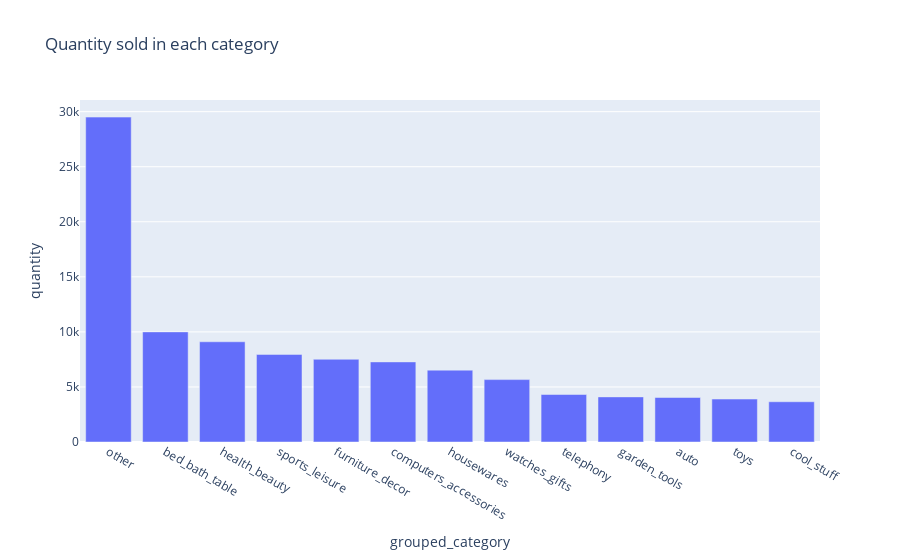

The notebook cell this image was saved under:
### Code cell
quant_by_cat = _read_sql("cat_by_quantity_view")
fig = px.bar(quant_by_cat, x="grouped_category", y="quantity", title="Quantity sold in each category")
fig.show()

### Figure 1 — Plotly figure (JSON) as saved in the notebook; plotly's stock layout.template omitted (floating-point values rounded to 4 significant figures)
{"data": [{"hovertemplate": "grouped_category=%{x}<br>quantity=%{y}<extra></extra>", "legendgroup": "", "marker": {"color": "#636efa", "pattern": {"shape": ""}}, "name": "", "orientation": "v", "showlegend": false, "textposition": "auto", "type": "bar", "x": ["other", "bed_bath_table", "health_beauty", "sports_leisure", "furniture_decor", "computers_accessories", "housewares", "watches_gifts", "telephony", "garden_tools", "auto", "toys", "cool_stuff"], "xaxis": "x", "y": [29510.0, 10000.0, 9103.0, 7954.0, 7513.0, 7275.0, 6527.0, 5667.0, 4314.0, 4097.0, 4041.0, 3901.0, 3656.0], "yaxis": "y"}], "layout": {"barmode": "relative", "legend": {"tracegroupgap": 0}, "title": {"text": "Quantity sold in each category"}, "xaxis": {"anchor": "y", "domain": [0, 1], "title": {"text": "grouped_category"}}, "yaxis": {"anchor": "x", "domain": [0, 1], "title": {"text": "quantity"}}}}
